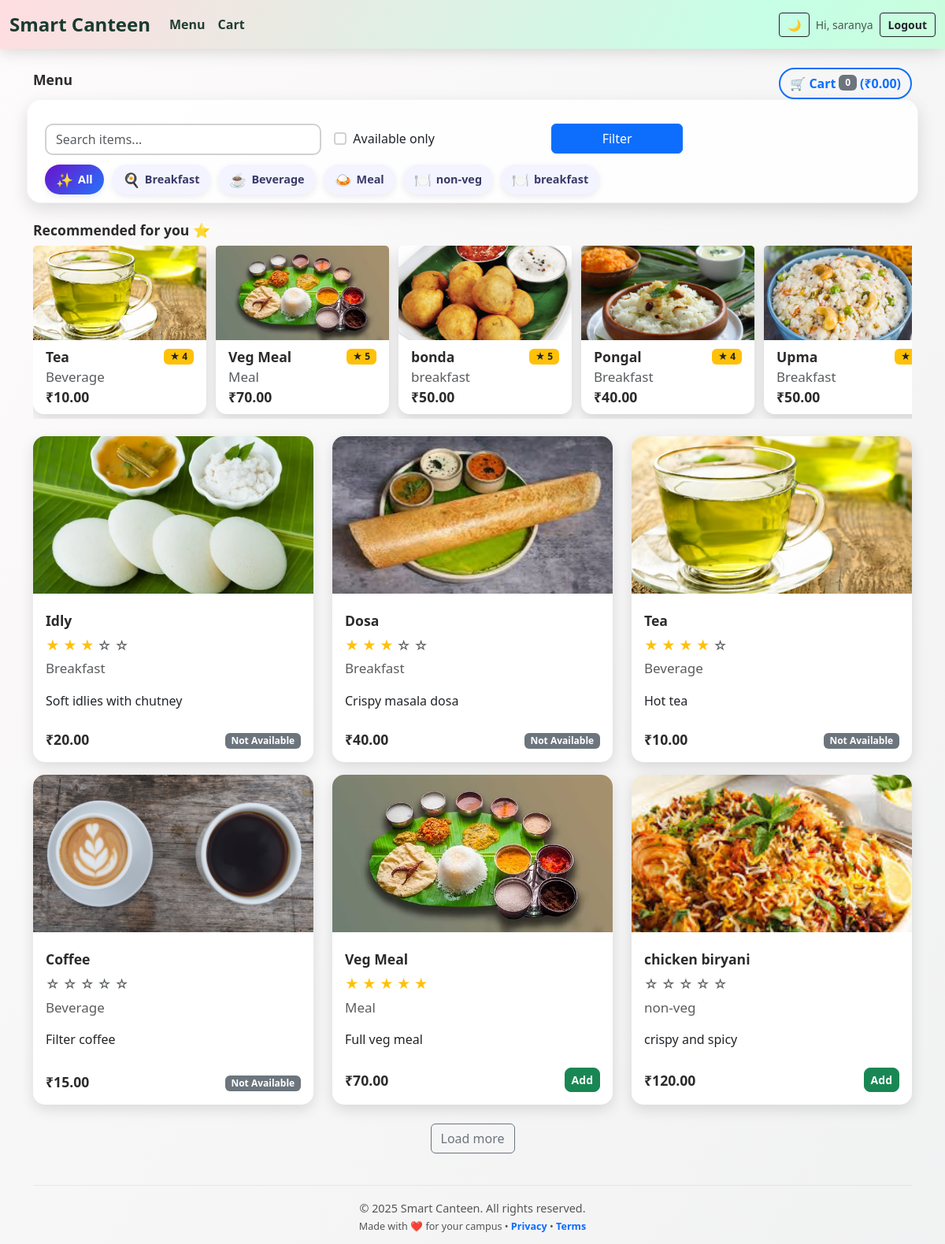
The page /menu/ (signed in) on the database its author committed.
### menu_app/models.py (models this page shows, shortened)
class Item(models.Model):
    name = models.CharField(max_length=100)
    description = models.TextField(blank=True)
    price = models.DecimalField(max_digits=7, decimal_places=2)
    category = models.CharField(
        max_length=50,
        choices=CATEGORY_CHOICES,
        blank=True
    )
    available = models.BooleanField(default=True)
    image = models.ImageField(
        upload_to='menu_images/',
        blank=True,
        null=True
    )
    rating = models.PositiveIntegerField(
        default=0,
        validators=[
            MinValueValidator(0),
            MaxValueValidator(5)
        ]
    )

### menu_app/views.py (the view)
# urls.py: path('menu/', views.menu_list, name='menu_list'),
@login_required(login_url='login')
def menu_list(request):
    items = Item.objects.all()
    q = request.GET.get("q")
    if q:
        items = items.filter(name__icontains=q)
    selected_category = request.GET.get("category")
    if selected_category and selected_category != "":
        items = items.filter(category=selected_category)
    available_only = request.GET.get("available_only")
    if available_only == "on":
        items = items.filter(available=True)
    categories = Item.objects.values_list("category", flat=True).distinct()
    cart = _get_cart(request)
    total = Decimal("0.00")
    for item_id, qty in cart.items():
        try:
            item = Item.objects.get(id=item_id)
            total += item.price * qty
        except Item.DoesNotExist:
            pass
    return render(request, "menu.html", {
        "items": items,
        "categories": categories,
        "selected_category": selected_category,
        "cart_total": total,
        "cart_count": sum(cart.values()),
        "form": request.GET,
    })

### menu_app/views.py (called while the page is built)
def _get_cart(request):
    return request.session.get('cart', {})

### templates/menu.html (shortened to what this page needs)
{% extends 'base.html' %}
{% block content %}
<div class="d-flex justify-content-between align-items-center mb-3">
  <h2 class="fw-bold">Menu</h2>
  <div>
    <a href="{% url 'cart_view' %}" class="btn btn-outline-primary d-inline-flex align-items-center gap-1" id="cartButton">
      🛒 Cart
      <span class="badge bg-secondary">{{ cart_count }}</span>
      (₹{{ cart_total }})
    </a>
  </div>
</div>
<form method="get" class="row g-3 mb-4 animated-filter" id="filterForm">
  <div class="col-md-4">
    <input
      type="text"
      name="q"
      value="{{ request.GET.q }}"
      class="form-control"
      placeholder="Search items..."
    >
  </div>
  <div class="col-md-3 d-flex align-items-center">
    <div class="form-check">
      <input
        class="form-check-input"
        type="checkbox"
        name="available_only"
        id="available_only"
        value="on"
      >
      <label class="form-check-label" for="available_only">Available only</label>
    </div>
  </div>
  <div class="col-md-2">
    <button class="btn btn-primary w-100" type="submit">Filter</button>
  </div>
  <div class="col-12 mt-1">
    <div class="category-chips">
      <button type="button" class="chip {% if not selected_category %}active{% endif %}" data-value="">
        <span class="emoji">✨</span> All
      </button>
      {% for cat in categories %}
      <button
        type="button"
        class="chip {% if cat == selected_category %}active{% endif %}"
        data-value="{{ cat }}"
      >
        <span class="emoji">
          {% if cat == "Breakfast" %}🍳
          {% elif cat == "Beverage" %}☕
          {% elif cat == "Meal" %}🍛
          {% elif cat == "Non-Veg" %}🍗
          {% else %}🍽️
          {% endif %}
        </span>
        {{ cat }}
      </button>
      {% endfor %}
    </div>
  </div>
</form>
<div id="recommended-section">
  <h5 class="fw-bold mb-2">Recommended for you ⭐</h5>
  <div class="recommended-row">
    {% for item in items %}
      {% if item.rating >= 4 %}
      <div class="card recommended-card">
        {% if item.image %}
          <img src="{{ item.image.url }}" class="card-img-top">
        {% else %}
          <img src="https://via.placeholder.com/300x200.png?text=No+Image" class="card-img-top">
        {% endif %}
        <div class="card-body py-2">
          <div class="d-flex justify-content-between align-items-center">
            <span class="fw-bold small">{{ item.name }}</span>
            <span class="badge bg-warning text-dark">★ {{ item.rating }}</span>
          </div>
          <small class="text-muted">{{ item.category }}</small><br>
          <small class="fw-bold">₹{{ item.price }}</small>
        </div>
      </div>
      {% endif %}
    {% endfor %}
  </div>
</div>
<div class="row real-grid" id="menuGrid">
  {% for item in items %}
  <div class="col-md-4 mb-3 menu-item-col">
    <div class="card h-100 menu-card">
      {% if item.image %}
        <img src="{{ item.image.url }}" class="card-img-top" style="height:200px; object-fit:cover;">
      {% else %}
        <img src="https://via.placeholder.com/300x200.png?text=No+Image" class="card-img-top" style="height:200px; object-fit:cover;">
      {% endif %}
      <div class="card-body d-flex flex-column">
        <h5 class="card-title mt-2 fw-bold">{{ item.name }}</h5>
        <div class="mb-1">
          {% for i in "12345" %}
            {% if forloop.counter <= item.rating %}
              <span class="text-warning">★</span>
            {% else %}
              <span class="text-muted">☆</span>
            {% endif %}
          {% endfor %}
        </div>
        <p class="card-text text-muted small">{{ item.category }}</p>
        <p class="card-text flex-grow-1">{{ item.description|default:"Tasty item" }}</p>
        <div class="d-flex justify-content-between align-items-center mt-2">
          <span class="fw-bold">₹{{ item.price }}</span>
          <div>
            {% if item.available %}
              <a href="{% url 'add_to_cart' item.id %}" class="btn btn-sm btn-success add-to-cart-btn">Add</a>
            {% else %}
              <span class="badge bg-secondary">Not Available</span>
            {% endif %}
          </div>
        </div>
      </div>
    </div>
  </div>
  {% empty %}
  <p>No items found.</p>
  {% endfor %}
</div>
<div class="text-center mt-2" id="loadMoreWrapper" style="display:none;">
  <button class="btn btn-outline-secondary" id="loadMoreBtn">Load more</button>
</div>
<footer class="custom-footer text-center">
  <div>© {% now "Y" %} Smart Canteen. All rights reserved.</div>
  <div>
    <small>Made with ❤️ for your campus • <a href="#">Privacy</a> • <a href="#">Terms</a></small>
  </div>
</footer>
{% endblock %}

### templates/base.html (shortened to what this page needs)
<!DOCTYPE html>
<html lang="en" data-bs-theme="light" id="htmlRoot">
<head>
  <link href="https://cdn.jsdelivr.net/npm/bootstrap@5.3.3/dist/css/bootstrap.min.css" rel="stylesheet">
</head>
<body>
  <nav class="navbar navbar-expand-lg animated-navbar fixed-top">
    <div class="container-fluid">
      <a class="navbar-brand" href="{% url 'home' %}">Smart Canteen</a>
      <div class="collapse navbar-collapse" id="navbarNav">
        <ul class="navbar-nav me-auto">
          <li class="nav-item"><a class="nav-link" href="{% url 'menu_list' %}">Menu</a></li>
          <li class="nav-item"><a class="nav-link" href="{% url 'cart_view' %}">Cart</a></li>
        </ul>
        <div class="d-flex align-items-center gap-2">
          <button class="btn btn-outline-dark btn-sm" id="themeToggle">🌙</button>
          {% if user.is_authenticated %}
          <span class="navbar-text small">Hi, {{ user.username }}</span>
          <form method="post" action="{% url 'logout' %}" style="display:inline;">
            <button class="btn btn-outline-dark btn-sm">Logout</button>
          </form>
          {% else %}
          <a href="{% url 'login' %}" class="btn btn-outline-dark btn-sm">Login</a>
          <a href="{% url 'register' %}" class="btn btn-success btn-sm">Signup</a>
          {% endif %}
        </div>
      </div>
    </div>
  </nav>
  <div class="container mt-3">
    {% block content %}{% endblock %}
  </div>
</body>
</html>

### templates/base.html (style rules this page uses)
body { padding-top: 70px; }
.animated-navbar { background: linear-gradient(120deg, #ffdde1, #c6ffe6, #d4f8c4, #ffe9c8, #ffd6e8, #e0d7ff); background-size: 400% 400%; animation: rainbowFlow 12s ease infinite; padding: 10px 0; box-shadow: 0 4px 20px rgba(0, 0, 0, 0.15); backdrop-filter: blur(10px); }
.animated-navbar .navbar-brand { color: #1a3b2f !important; font-weight: 800; font-size: 1.5rem; }
.animated-navbar .nav-link { color: #1f3f32 !important; font-weight: 600; transition: 0.3s ease; }
.animated-navbar .btn-outline-dark, .animated-navbar .btn-success { font-weight: 600; padding: 4px 10px; }
.animated-navbar { padding: 8px 0 !important; }

### templates/menu.html (style rules this page uses)
body { background: linear-gradient(120deg, #fdfbfb, #ebedee); animation: bgmove 12s infinite alternate ease-in-out; background-size: 150% 150%; transition: background 0.4s ease; }
h2.fw-bold { font-weight: 800; }
#cartButton { border-width: 2px; font-weight: 600; border-radius: 999px; transition: 0.3s ease; }
.animated-filter { background: rgba(255, 255, 255, 0.85); border-radius: 18px; padding: 14px 14px 10px 14px; box-shadow: 0 8px 22px rgba(0, 0, 0, 0.12); animation: slideDown 0.6s ease-out; border: 1px solid rgba(0,0,0,0.04); }
.animated-filter input, .animated-filter select { border: 2px solid #d1d1d1 !important; border-radius: 10px; transition: 0.3s; }
.category-chips { display: flex; flex-wrap: wrap; gap: 10px; margin-top: 8px; }
.category-chips .chip { border: none; outline: none; padding: 6px 14px; border-radius: 999px; font-size: 0.9rem; font-weight: 600; background: #f3f4ff; color: #3a3a6a; display: inline-flex; align-items: center; gap: 6px; cursor: pointer; box-shadow: 0 3px 8px rgba(0,0,0,0.08); transition: 0.25s ease; }
.category-chips .chip span.emoji { font-size: 1.1rem; }
.category-chips .chip.active { background: linear-gradient(135deg, #6a11cb, #2575fc); color: #ffffff; }
#recommended-section { margin-bottom: 22px; animation: slideUp 0.6s ease-out; }
.recommended-row { display: flex; flex-wrap: nowrap; overflow-x: auto; gap: 12px; padding-bottom: 6px; }
.recommended-card { min-width: 220px; border-radius: 14px; box-shadow: 0 6px 16px rgba(0,0,0,0.14); border: none; }
.recommended-card img { height: 120px; object-fit: cover; }
.card.menu-card { border: none !important; border-radius: 15px; overflow: hidden; background: #ffffff; box-shadow: 0px 6px 18px rgba(0,0,0,0.12); transition: transform 0.3s ease, box-shadow 0.3s ease; position: relative; }
.card.menu-card::before { content: ""; position: absolute; top: -5px; left: -5px; right: -5px; bottom: -5px; border-radius: 20px; background: linear-gradient(45deg, #ffecd2, #fcb69f, #c2e9fb, #a1c4fd); z-index: -1; opacity: 0; transition: 0.4s ease; }
.card.menu-card .card-img-top { transition: transform 0.4s ease; }
.text-warning, .text-muted { font-size: 17px; }
.fw-bold { font-size: 1.1rem; color: #2b2b2b; }
.btn-success { transition: 0.3s ease; font-weight: 600; border-radius: 8px; }
.custom-footer { margin-top: 40px; padding-top: 18px; padding-bottom: 12px; border-top: 1px solid rgba(0,0,0,0.06); font-size: 0.9rem; color: #555; animation: slideUp 0.7s ease-out; }
.custom-footer a { text-decoration: none; font-weight: 600; }

### rows shown on the page
Item: image (picture), name "Tea", rating "4", category "Beverage", price "10.00", description "Hot tea", available "Not Available"
Item: image (picture), name "Veg Meal", rating "5", category "Meal", price "70.00", description "Full veg meal", available "Add"
Item: image (picture), name "bonda", rating "5", category "breakfast", price "50.00"
Item: image (picture), name "Pongal", rating "4", category "Breakfast", price "40.00"
Item: image (picture), name "Upma", category "Breakfast", price "50.00"
Item: image (picture), name "Idly", rating 3 (drawn), category "Breakfast", description "Soft idlies with chutney", price "20.00", available "Not Available"
Item: image (picture), name "Dosa", rating 3 (drawn), category "Breakfast", description "Crispy masala dosa", price "40.00", available "Not Available"
Item: image (picture), name "Coffee", rating 0 (drawn), category "Beverage", description "Filter coffee", price "15.00", available "Not Available"
Item: image (picture), name "chicken biryani", rating 0 (drawn), category "non-veg", description "crispy and spicy", price "120.00", available "Add"

### other values the page prints
{{ user.username }} "saranya"
{{ cart_count }} "0"
{{ cart_total }} "0.00"
{{ cat }} "Breakfast" "Beverage" "Meal" "non-veg" "breakfast"
